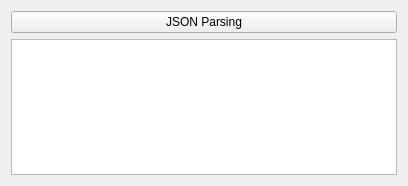
<?xml version="1.0" encoding="UTF-8"?>
<ui version="4.0">
 <class>Widget</class>
 <widget class="QWidget" name="Widget">
  <property name="geometry">
   <rect>
    <x>0</x>
    <y>0</y>
    <width>408</width>
    <height>186</height>
   </rect>
  </property>
  <property name="windowTitle">
   <string>Widget</string>
  </property>
  <layout class="QVBoxLayout" name="verticalLayout">
   <item>
    <layout class="QHBoxLayout" name="horizontalLayout">
     <item>
      <widget class="QPushButton" name="pbtJSONParser">
       <property name="text">
        <string>JSON Parsing</string>
       </property>
      </widget>
     </item>
    </layout>
   </item>
   <item>
    <layout class="QHBoxLayout" name="horizontalLayout_2">
     <item>
      <widget class="QPlainTextEdit" name="plainTextEdit"/>
     </item>
    </layout>
   </item>
  </layout>
 </widget>
 <resources/>
 <connections/>
</ui>
